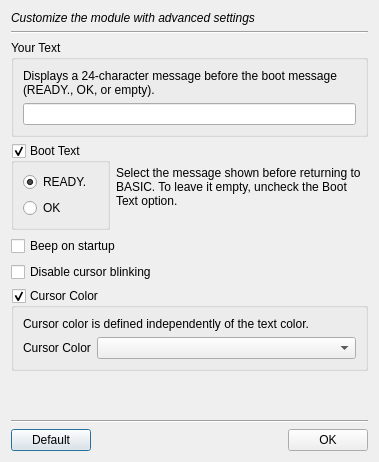
<?xml version="1.0" encoding="UTF-8"?>
<ui version="4.0">
 <class>AdvancedSettingsDialog</class>
 <widget class="QDialog" name="AdvancedSettingsDialog">
  <property name="windowModality">
   <enum>Qt::WindowModality::ApplicationModal</enum>
  </property>
  <property name="geometry">
   <rect>
    <x>0</x>
    <y>0</y>
    <width>379</width>
    <height>462</height>
   </rect>
  </property>
  <property name="windowTitle">
   <string>READY Enhanced Settings</string>
  </property>
  <property name="modal">
   <bool>true</bool>
  </property>
  <layout class="QVBoxLayout" name="verticalLayout_4">
   <item>
    <widget class="QLabel" name="label_3">
     <property name="font">
      <font>
       <italic>true</italic>
      </font>
     </property>
     <property name="text">
      <string>Customize the module with advanced settings</string>
     </property>
    </widget>
   </item>
   <item>
    <widget class="Line" name="line_6">
     <property name="orientation">
      <enum>Qt::Orientation::Horizontal</enum>
     </property>
    </widget>
   </item>
   <item>
    <widget class="QGroupBox" name="gYourText">
     <property name="sizePolicy">
      <sizepolicy hsizetype="Preferred" vsizetype="Preferred">
       <horstretch>0</horstretch>
       <verstretch>0</verstretch>
      </sizepolicy>
     </property>
     <property name="title">
      <string>Your Text</string>
     </property>
     <property name="checkable">
      <bool>false</bool>
     </property>
     <layout class="QVBoxLayout" name="verticalLayout_2">
      <item>
       <widget class="QLabel" name="label_5">
        <property name="sizePolicy">
         <sizepolicy hsizetype="Preferred" vsizetype="Maximum">
          <horstretch>0</horstretch>
          <verstretch>0</verstretch>
         </sizepolicy>
        </property>
        <property name="text">
         <string>Displays a 24-character message before the boot message (READY., OK, or empty).</string>
        </property>
        <property name="alignment">
         <set>Qt::AlignmentFlag::AlignLeading|Qt::AlignmentFlag::AlignLeft|Qt::AlignmentFlag::AlignVCenter</set>
        </property>
        <property name="wordWrap">
         <bool>true</bool>
        </property>
       </widget>
      </item>
      <item>
       <widget class="QLineEdit" name="lYourText">
        <property name="maxLength">
         <number>24</number>
        </property>
        <property name="clearButtonEnabled">
         <bool>true</bool>
        </property>
       </widget>
      </item>
     </layout>
    </widget>
   </item>
   <item>
    <layout class="QHBoxLayout" name="horizontalLayout_4">
     <item>
      <widget class="QGroupBox" name="gBootText">
       <property name="title">
        <string>Boot Text</string>
       </property>
       <property name="checkable">
        <bool>true</bool>
       </property>
       <layout class="QVBoxLayout" name="verticalLayout">
        <item>
         <widget class="QRadioButton" name="rReady">
          <property name="text">
           <string>READY.</string>
          </property>
          <property name="checked">
           <bool>true</bool>
          </property>
         </widget>
        </item>
        <item>
         <widget class="QRadioButton" name="rOk">
          <property name="text">
           <string>OK</string>
          </property>
          <property name="checked">
           <bool>false</bool>
          </property>
         </widget>
        </item>
       </layout>
      </widget>
     </item>
     <item>
      <widget class="QLabel" name="label_4">
       <property name="sizePolicy">
        <sizepolicy hsizetype="Preferred" vsizetype="Preferred">
         <horstretch>0</horstretch>
         <verstretch>0</verstretch>
        </sizepolicy>
       </property>
       <property name="text">
        <string>Select the message shown before returning to BASIC. To leave it empty, uncheck the Boot Text option.</string>
       </property>
       <property name="alignment">
        <set>Qt::AlignmentFlag::AlignLeading|Qt::AlignmentFlag::AlignLeft|Qt::AlignmentFlag::AlignVCenter</set>
       </property>
       <property name="wordWrap">
        <bool>true</bool>
       </property>
      </widget>
     </item>
    </layout>
   </item>
   <item>
    <layout class="QHBoxLayout" name="horizontalLayout_5">
     <item>
      <widget class="QCheckBox" name="cBeep">
       <property name="text">
        <string>Beep on startup</string>
       </property>
      </widget>
     </item>
     <item>
      <widget class="QLabel" name="label_7">
       <property name="sizePolicy">
        <sizepolicy hsizetype="Maximum" vsizetype="Preferred">
         <horstretch>0</horstretch>
         <verstretch>0</verstretch>
        </sizepolicy>
       </property>
       <property name="text">
        <string/>
       </property>
       <property name="pixmap">
        <pixmap resource="pictures.qrc">:/res/pictures/beep.png</pixmap>
       </property>
      </widget>
     </item>
    </layout>
   </item>
   <item>
    <layout class="QHBoxLayout" name="horizontalLayout">
     <item>
      <widget class="QCheckBox" name="cNoBlink">
       <property name="text">
        <string>Disable cursor blinking</string>
       </property>
      </widget>
     </item>
    </layout>
   </item>
   <item>
    <widget class="QGroupBox" name="gCursorColor">
     <property name="title">
      <string>Cursor Color</string>
     </property>
     <property name="checkable">
      <bool>true</bool>
     </property>
     <layout class="QVBoxLayout" name="verticalLayout_3">
      <item>
       <widget class="QLabel" name="label">
        <property name="text">
         <string>Cursor color is defined independently of the text color.</string>
        </property>
        <property name="wordWrap">
         <bool>true</bool>
        </property>
       </widget>
      </item>
      <item>
       <layout class="QHBoxLayout" name="horizontalLayout_2">
        <item>
         <widget class="QLabel" name="label_2">
          <property name="sizePolicy">
           <sizepolicy hsizetype="Maximum" vsizetype="Preferred">
            <horstretch>0</horstretch>
            <verstretch>0</verstretch>
           </sizepolicy>
          </property>
          <property name="text">
           <string>Cursor Color</string>
          </property>
          <property name="alignment">
           <set>Qt::AlignmentFlag::AlignLeading|Qt::AlignmentFlag::AlignLeft|Qt::AlignmentFlag::AlignVCenter</set>
          </property>
         </widget>
        </item>
        <item>
         <widget class="ColorComboBox" name="cursorColor">
          <property name="currentIndex">
           <number>-1</number>
          </property>
         </widget>
        </item>
       </layout>
      </item>
     </layout>
    </widget>
   </item>
   <item>
    <spacer name="verticalSpacer">
     <property name="orientation">
      <enum>Qt::Orientation::Vertical</enum>
     </property>
     <property name="sizeHint" stdset="0">
      <size>
       <width>20</width>
       <height>20</height>
      </size>
     </property>
    </spacer>
   </item>
   <item>
    <widget class="Line" name="line_2">
     <property name="orientation">
      <enum>Qt::Orientation::Horizontal</enum>
     </property>
    </widget>
   </item>
   <item>
    <layout class="QHBoxLayout" name="horizontalLayout_3">
     <item>
      <widget class="QPushButton" name="bDefault">
       <property name="text">
        <string>Default</string>
       </property>
      </widget>
     </item>
     <item>
      <spacer name="horizontalSpacer">
       <property name="orientation">
        <enum>Qt::Orientation::Horizontal</enum>
       </property>
       <property name="sizeHint" stdset="0">
        <size>
         <width>40</width>
         <height>20</height>
        </size>
       </property>
      </spacer>
     </item>
     <item>
      <widget class="QPushButton" name="pushButton">
       <property name="text">
        <string>OK</string>
       </property>
      </widget>
     </item>
    </layout>
   </item>
  </layout>
 </widget>
 <customwidgets>
  <customwidget>
   <class>ColorComboBox</class>
   <extends>QComboBox</extends>
   <header location="global">colorcombobox.h</header>
  </customwidget>
 </customwidgets>
 <resources>
  <include location="pictures.qrc"/>
 </resources>
 <connections/>
</ui>
